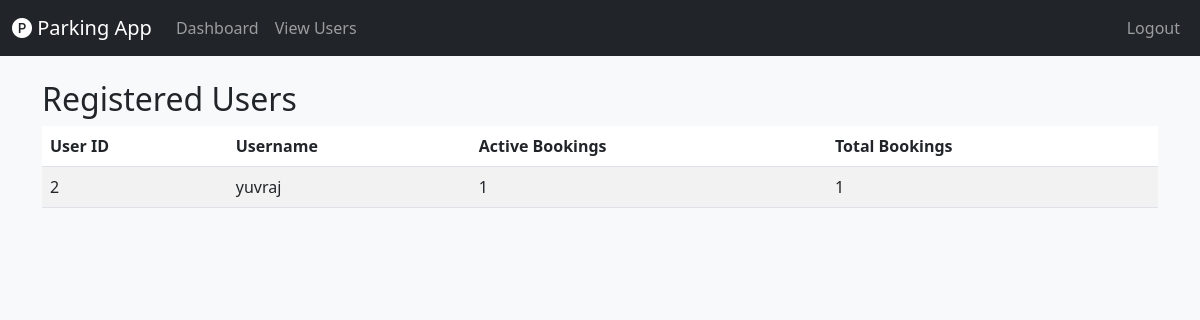
Page /admin/users (signed in) on the committed database.
### models.py (models this page shows, shortened)
class User(UserMixin, db.Model):
    __tablename__ = 'users'
    id = db.Column(db.Integer, primary_key=True)
    username = db.Column(db.String(100), unique=True, nullable=False)
    password_hash = db.Column(db.String(128), nullable=False)
    is_admin = db.Column(db.Boolean, default=False)
    reservations = db.relationship('Reservation', backref='user', lazy=True)

### app.py (the view)
@app.route('/admin/users')
@admin_required
def view_users():
    users = User.query.filter_by(is_admin=False).all()
    return render_template('view_users.html', users=users)

### app.py (called while the page is built)
@login_manager.user_loader
def load_user(user_id):
    return User.query.get(int(user_id))

def admin_required(f):
    @wraps(f)
    @login_required
    def decorated_function(*args, **kwargs):
        if not current_user.is_admin:
            abort(403)
        return f(*args, **kwargs)
    return decorated_function

### templates/view_users.html
{% extends "base.html" %}
{% block content %}
<h2>Registered Users</h2>
<table class="table table-striped">
    <thead>
        <tr>
            <th>User ID</th>
            <th>Username</th>
            <th>Active Bookings</th>
            <th>Total Bookings</th>
        </tr>
    </thead>
    <tbody>
        {% for user in users %}
        <tr>
            <td>{{ user.id }}</td>
            <td>{{ user.username }}</td>
            <td>{{ user.reservations|selectattr('leaving_time', 'equalto', None)|list|length }}</td>
            <td>{{ user.reservations|length }}</td>
        </tr>
        {% else %}
        <tr>
            <td colspan="4" class="text-center">No users found.</td>
        </tr>
        {% endfor %}
    </tbody>
</table>
{% endblock %}

### static/css/style.css (style rules this page uses)
body { background-color: #f8f9fa; }

### rows in the picture
User: id "2", username "yuvraj", reservations|selectattr "1", reservations|length "1"
